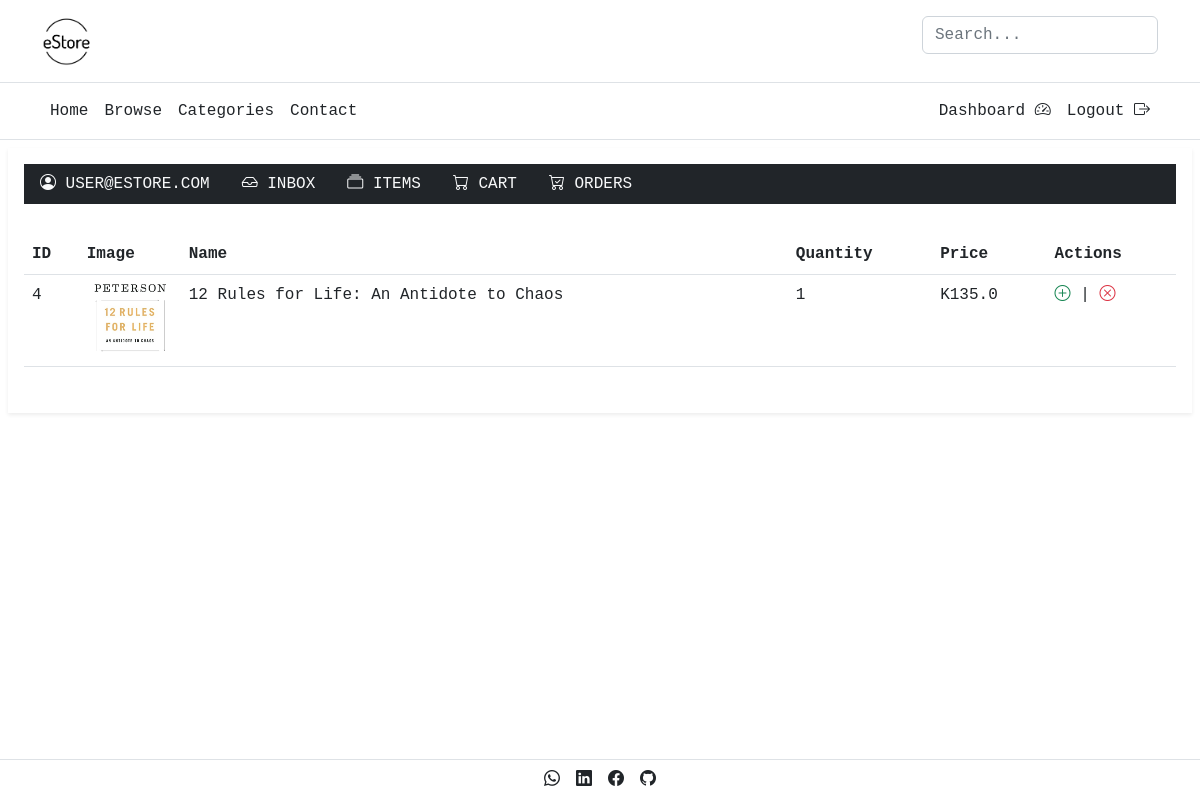
The app's page /cart/ (signed in) with its own data.
### cart/models.py (models this page shows, shortened)
class Cart(models.Model):
    user = models.ForeignKey(User, related_name='user', on_delete=models.CASCADE)
    item = models.ForeignKey(Item, related_name='item', on_delete=models.CASCADE)
    quantity = models.IntegerField(default=1)
    total_price = models.FloatField(null=True, blank=True)
    created_on = models.DateTimeField(auto_now_add=True)
    modified_on = models.DateTimeField(auto_now=True)
    is_ordered = models.BooleanField(default=False)

### item/models.py (models this page shows, shortened)
class Item(models.Model):
    category = models.ForeignKey(Category, related_name='items', on_delete=models.CASCADE)
    name = models.CharField(max_length=255)
    description = models.TextField(blank=True, null=True)
    price = models.FloatField()
    image = models.ImageField(upload_to='item_images', blank=True, null=True)
    is_sold = models.BooleanField(default=False)
    created_by = models.ForeignKey(User, related_name='items', on_delete=models.CASCADE)
    created_at = models.DateTimeField(auto_now_add=True)
    viewed = models.IntegerField(default=1)
    class Meta:
        ordering = ('name',)

### cart/views.py (the view)
# urls.py: path('', views.index, name='cart'),
@login_required
def index(request):
    cart_items = Cart.objects.filter(user=request.user).filter(is_ordered=False)
    context = {
        'cart_items': cart_items
    }
    return render(request, 'cart/index.html', context)

### cart/templates/cart/index.html (shortened to what this page needs)
{% extends 'dashboard/base.html' %}
{% block dashboard_content %}
<div style="margin-top: 30px; margin-bottom: 30px;">
    <table class="table" id="table">
        <thead>
            <tr>
                <th>ID</th>
                <th>Image</th>
                <th>Name</th>
                <th>Quantity</th>
                <th>Price</th>
                <th>Actions</th>
            </tr>
        </thead>
        <tbody>
            {% for cart_item in cart_items %}
                <tr>
                    <td>{{ cart_item.id }}</td>
                    <td><a href="{% url 'item:detail' cart_item.item.id %}"><img src="{{ cart_item.item.image.url }}" alt="{{ cart_item.item.name }}" class="small-item-cover-img"></a></td>
                    <td><a href="{% url 'item:detail' cart_item.item.id %}" class="text-decoration-none text-dark">{{ cart_item.item.name }}</a></td>
                    <td>{{ cart_item.quantity }}</td>
                    <td>K{{ cart_item.total_price }}</td>
                    <td>
                        <a href="{% url 'cart:edit' cart_item.id %}" class="text-success text-decoration-none"><i class="bi bi-plus-circle"></i></a> | <a href="{% url 'cart:delete' cart_item.id %}" class="text-danger text-decoration-none"><i class="bi bi-x-circle"></i></a>
                    </td>
                </tr>
            {% endfor %}
        </tbody>
    </table>
</div>
{% endblock dashboard_content %}

### dashboard/templates/dashboard/base.html (shortened to what this page needs)
{% extends 'core/base.html' %}
{% block content %}
<div class="px-2 mt-2">
    <div class="shadow-sm p-3 bg-body-tertiary mb-3">
        <nav class="nav bg-dark mb-2">
            <a class="nav-link text-uppercase text-light" href="{% url 'dashboard:dashboard' %}"><i class="bi bi-person-circle"></i> {{ request.user.username }}</a>
            <a class="nav-link text-uppercase text-light" href="{% url 'conversation:inbox' %}"><i class="bi bi-inbox"></i> Inbox</a>
            <a class="nav-link text-uppercase text-light" href="{% url 'dashboard:items' %}"><i class="bi bi-collection"></i> Items</a>
            <a class="nav-link text-uppercase text-light" href="{% url 'cart:cart' %}"><i class="bi bi-cart"></i> Cart</a>
            <a class="nav-link text-uppercase text-light" href="{% url 'cart:orders' %}"><i class="bi bi-cart-check"></i> Orders</a>
        </nav>
        {% block dashboard_content %}{% endblock dashboard_content %}
    </div>
</div>
{% endblock content %}

### static/main.css (style rules this page uses)
.small-item-cover-img { width: 100%; height: 75px; object-fit: cover; }

### records on screen
Cart: id "4", item.image (picture), item.name "12 Rules for Life: An Antidote to Chaos", quantity "1", total_price "135.0"

### other values on screen
{{ request.user.username }} "USER@ESTORE.COM"
